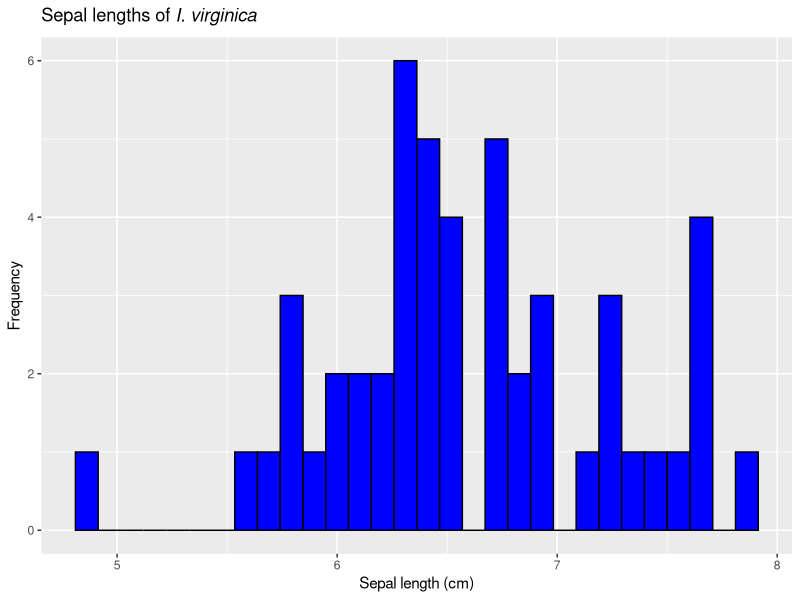
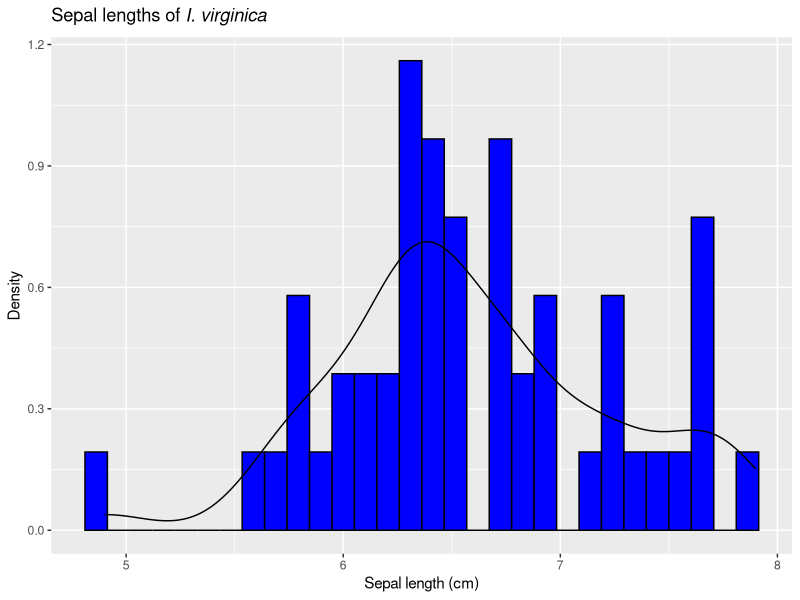
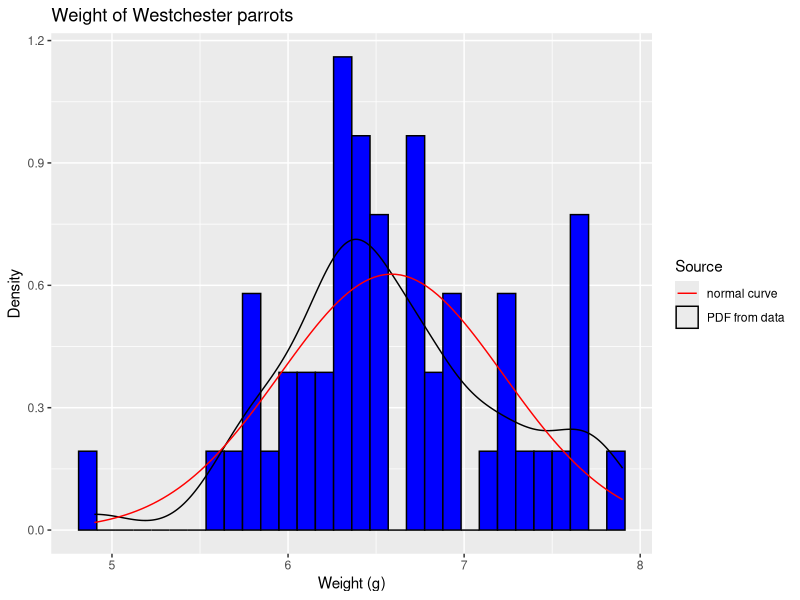

Write R code to recreate these figures, in order.
## ---- chunk 1
library(ggplot2)
ggplot(iris[iris$Species == "virginica",],
              aes(x=Sepal.Length)) +
  geom_histogram( fill="blue", color="black") +
  labs(title=expression(paste("Sepal lengths of ",italic("I. virginica"))),
       x= "Sepal length (cm)",
       y= "Frequency")
## ---- chunk 2
mean(iris[iris$Species == "virginica","Sepal.Length"])
## ---- chunk 3
ggplot(iris[iris$Species == "virginica",],
              aes(x=Sepal.Length)) +
  geom_histogram(aes(y = ..density..),fill="blue", color="black") +
  geom_density()+
  labs(title=expression(paste("Sepal lengths of ",italic("I. virginica"))),
       x= "Sepal length (cm)",
       y= "Density")
## ---- chunk 4
colors <- c("PDF from data" = "black", "normal curve" = "red")
ggplot(iris[iris$Species == "virginica",],
              aes(x=Sepal.Length)) +
  geom_histogram(aes(y = ..density..),fill="blue", color="black") +
  geom_density(aes(color="PDF from data"))+
  labs(title="Weight of Westchester parrots",
       x= "Weight (g)",
       y= "Density",
       color="Source" ) +
stat_function(fun = dnorm, args = list(mean = mean(iris[iris$Species == "virginica","Sepal.Length"]), sd = sd(iris[iris$Species == "virginica","Sepal.Length"])), aes(color="normal curve"))+
      scale_color_manual(values = colors)
